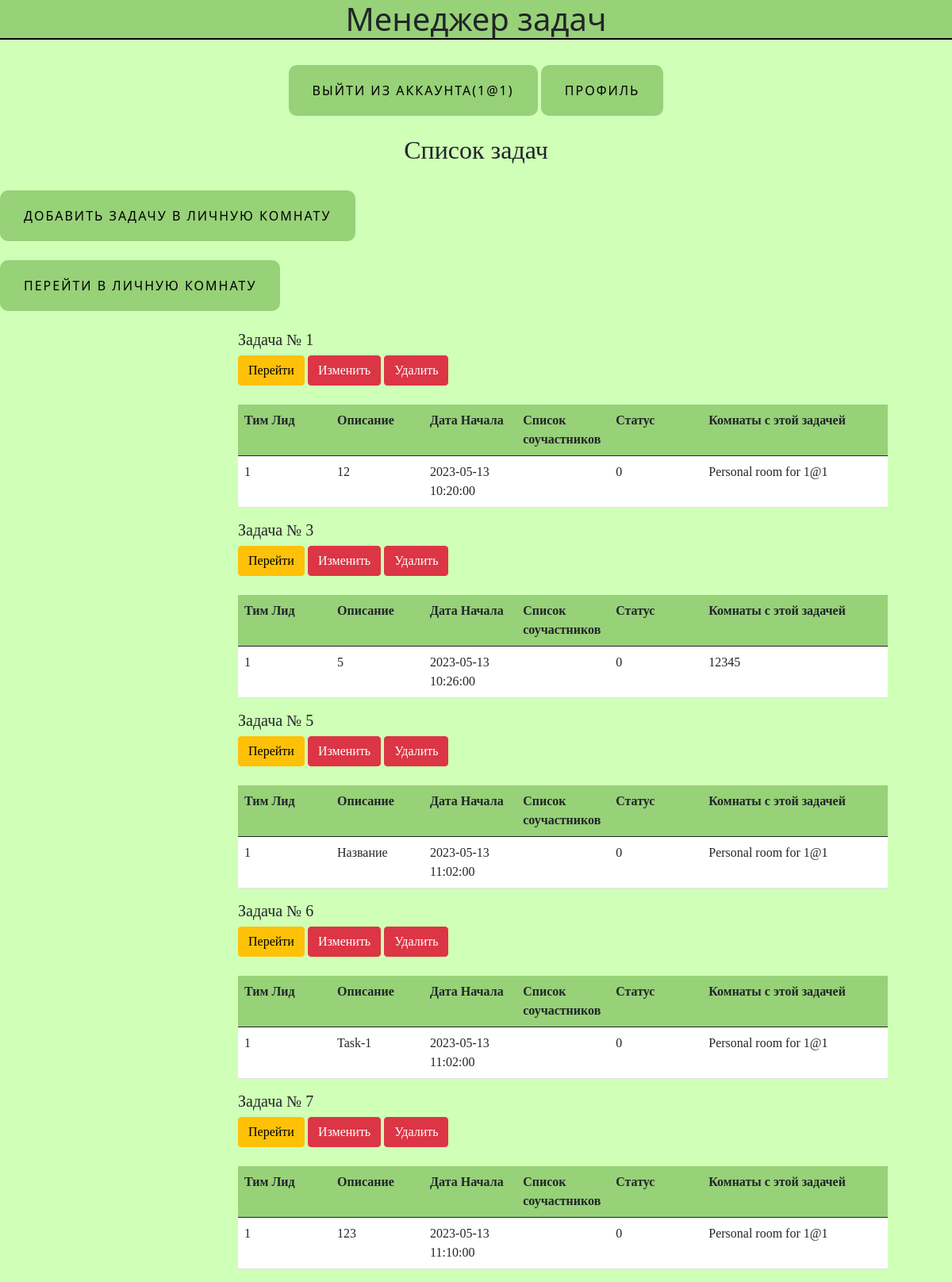
Screenshot of /alltasks (signed in) with the database file from the repository.
### data/users.py (models this page shows, shortened)
class User(SqlAlchemyBase, UserMixin):
    __tablename__ = "users"
    id = sqlalchemy.Column(sqlalchemy.Integer, primary_key=True, autoincrement=True)
    surname = sqlalchemy.Column(sqlalchemy.String, nullable=True)
    name = sqlalchemy.Column(sqlalchemy.String, nullable=True)
    age = sqlalchemy.Column(sqlalchemy.Integer, nullable=True)
    position = sqlalchemy.Column(sqlalchemy.String, nullable=True)
    speciality = sqlalchemy.Column(sqlalchemy.String, nullable=True)
    address = sqlalchemy.Column(sqlalchemy.String, nullable=True)
    email = sqlalchemy.Column(sqlalchemy.String, nullable=True, unique=True, index=True)
    password_hash = sqlalchemy.Column(sqlalchemy.String, nullable=True)
    modified_date = sqlalchemy.Column(sqlalchemy.DateTime, default=datetime.datetime.now)
    current_room = sqlalchemy.Column(sqlalchemy.Integer, sqlalchemy.ForeignKey('rooms.id'), nullable=True)

### data/jobs.py (models this page shows)
class Jobs(SqlAlchemyBase):
    __tablename__ = "jobs"
    id = sqlalchemy.Column(sqlalchemy.Integer, primary_key=True, autoincrement=True)
    team_leader = sqlalchemy.Column(sqlalchemy.Integer, sqlalchemy.ForeignKey('users.id'), nullable=True)
    job = sqlalchemy.Column(sqlalchemy.String, nullable=True)
    work_size = sqlalchemy.Column(sqlalchemy.Integer, nullable=True)
    collaborators = sqlalchemy.Column(sqlalchemy.String, nullable=True)
    is_finished = sqlalchemy.Column(sqlalchemy.Integer, default=False)
    start_date = sqlalchemy.Column(sqlalchemy.DateTime, default=datetime.datetime.now, nullable=True)
    end_date = sqlalchemy.Column(sqlalchemy.DateTime, default=datetime.datetime.now, nullable=True)
    user = orm.relationship("User")
    intensity_level = orm.relationship("IntensityLevel", secondary="association",  backref="jobs")
    description = sqlalchemy.Column(sqlalchemy.String, nullable=True)

### data/rooms.py (models this page shows)
class Rooms(SqlAlchemyBase, UserMixin):
    __tablename__ = "rooms"
    id = sqlalchemy.Column(sqlalchemy.Integer, primary_key=True, autoincrement=True)
    title = sqlalchemy.Column(sqlalchemy.String, nullable=True)
    about = sqlalchemy.Column(sqlalchemy.String, nullable=True)
    team_leader = sqlalchemy.Column(sqlalchemy.Integer, sqlalchemy.ForeignKey('users.id'), nullable=True)
    tasks = sqlalchemy.Column(sqlalchemy.String, sqlalchemy.ForeignKey('jobs.id'), nullable=True)
    collaborators = sqlalchemy.Column(sqlalchemy.String, nullable=True)

### main.py (the view)
@app.route('/alltasks')
@login_required
def all_tasks():
    dbs = db_session.create_session()
    if current_user.is_authenticated:
        res = dbs.query(Jobs).filter(
            (Jobs.team_leader.like(current_user.id) | Jobs.collaborators.like(f'%{current_user.id}%')))
        tasks = []
        rooms = dbs.query(Rooms).filter(
            Rooms.team_leader.like(current_user.id) | Rooms.collaborators.like(f'%{current_user.id}%')).all()
        for el in res:
            team_leader = el.team_leader
            x = []
            collaborators = el.collaborators
            if collaborators is not None:
                for elem in collaborators:
                    elem = dbs.query(User).filter(User.id == elem).first()
                    if elem is not None:
                        x.append(elem.email)
            collaborators = ', '.join(x)
            date_s = el.start_date
            is_f = el.is_finished
            d = el.description
            rooms_of_a_job = []
            count = 0
            for r in rooms:
                q = r.tasks.split(", ")
                if q != ['']:
                    available_tasks = list(map(int, q))
                else:
                    available_tasks = None
                if available_tasks is not None and el.id in available_tasks:
                    if count == 0:
                        delete_task = r.id
                        count = 1
                    rooms_of_a_job.append(r.title)
            tasks.append([team_leader, d, date_s, collaborators, is_f, el.id, ', '.join(rooms_of_a_job)])
        return render_template('alltasks.html', current_user=current_user, tasks=tasks, delete_task=delete_task,
                               room_id=current_user.current_room)
    else:
        pass

### data/db_session.py (called while the page is built)
def create_session() -> Session:
    global __factory
    return __factory()

### main.py (called while the page is built)
@login_manager.user_loader
def load_user(user_id):
    db_sess = db_session.create_session()
    return db_sess.query(User).get(user_id)

### templates/alltasks.html
{% extends "base.html" %}
{% block content %}
<br><h2 id="spec2">Список задач</h2><br>
<a href="/addjob/{{ room_id }}" class="name_btn">Добавить задачу в личную комнату</a><br><br>
<a class="name_btn" href="/alljobs/{{current_user.current_room}}">Перейти в личную комнату</a>
<div id="work_logs">
    <br/>
    {% for task in tasks %}
    <h5>Задача № {{ task[5] }}</h5>
    <div class="buttons">
        <a href="/job_description/{{ task[5] }}/{{ room_id }}" class="btn btn-warning">Перейти</a>
        <a href="/addjob/{{ room_id }}/{{ task[5] }}" class="btn btn-danger">Изменить</a>
        <a href="/job_delete/{{ delete_task }}/{{ task[5] }}" class="btn btn-danger">Удалить</a>
    </div>
    <br/>
    <table class="table">
        <thead class="thead-light">
        <tr class="d-flex">
            <th scope="col" class="col-2" style="background-color: #97D178">Тим Лид</th>
            <th scope="col" class="col-2" style="background-color: #97D178">Описание</th>
            <th scope="col" class="col-2" style="background-color: #97D178">Дата Начала</th>
            <th scope="col" class="col-2" style="background-color: #97D178">Список соучастников</th>
            <th scope="col" class="col-2" style="background-color: #97D178">Статус</th>
            <th scope="col" class="col-4" style="background-color: #97D178">Комнаты с этой задачей</th>
        </tr>
        </thead>
        <tbody>
        <tr class="d-flex">
            <td class="col-2" style="background-color: white">{{ task[0] }}</td>
            <td class="col-2" style="background-color: white">{{ task[1] }}</td>
            <td class="col-2" style="background-color: white">{{ task[2] }}</td>
            <td class="col-2" style="background-color: white">{{ task[3] }}</td>
            <td class="col-2" style="background-color: white">{{ task[4] }}</td>
            <td class="col-4" style="background-color: white">{{ task[6] }}</td>
        </tr>
        </tbody>
    </table>
    {% endfor %}
</div>
{% endblock %}

### templates/base.html (shortened to what this page needs)
<!DOCTYPE html>
<html lang="en">
<head>
    <link rel="stylesheet"
                    href="https://cdn.jsdelivr.net/npm/bootstrap@5.0.0-beta1/dist/css/bootstrap.min.css"
>
    <link rel="stylesheet" type="text/css" href="{{ url_for('static', filename='style/style.css') }}" />
    </head>
    <body>
        <h1 id = 'titles'>Менеджер задач</h1>
        <br>
        <nav><a>
            {% if current_user.is_authenticated %}
                <aside><a class="name_btn" href="/logout">выйти из аккаунта({{ current_user.email }})</a>
                <a class="name_btn" href="/profile">Профиль</a></aside>
            {% endif %}
        </a></nav>
         {% block content %}
         {% endblock content %}
    </body>
</html>

### static/style/style.css (style rules this page uses)
body { background-color: #D0FFB7; }
#titles { border-bottom: 2px solid black; background-color: #97D178; }
h2, div, .buttons, table { font-family: cursive; display: block; }
h1, h2, aside { text-align: center; }
#work_logs { padding-left: 300px; }
.name_btn { text-decoration: none; display: inline-block; color: black; padding: 20px 30px; border-radius: 10px; text-transform: uppercase; letter-spacing: 2px; background-color: #97D178; background-size: 200% auto; transition: .3s; }

### rows the page displays
User: email "1@1"
Jobs: description "12", start_date "2023-05-13 10:20:00"
Rooms: title "Personal room for 1@1" "Personal room for 1@1" "Personal room for 1@1" "Personal room for 1@1"
Rooms: task "3", team_leader "1", task "5", start_date "2023-05-13 10:26:00", task "0", title "12345"
Jobs: description "Название", start_date "2023-05-13 11:02:00"
Jobs: description "Task-1", start_date "2023-05-13 11:02:00"
Jobs: description "123", start_date "2023-05-13 11:10:00"

### other values shown
{{ task[5] }} "1" "5" "6" "7"
{{ task[0] }} "1" "1" "1" "1"
{{ task[4] }} "0" "0" "0" "0"
